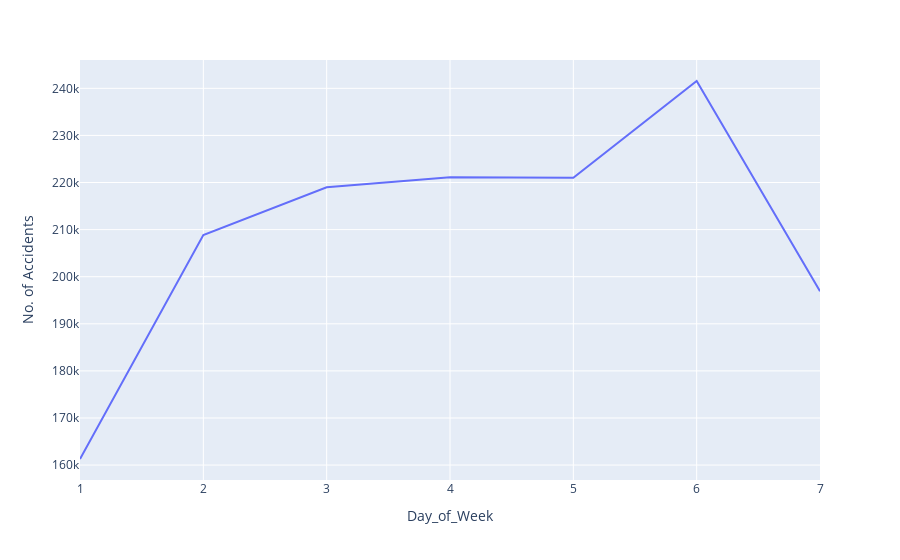

The notebook cell saved with this chart:
### Code cell
dt3 = df.groupby('Day_of_Week')['Accident_Index'].count()\
.reset_index()\
.rename(columns={'Accident_Index':'No. of Accidents'})

fig = px.line(dt3, x='Day_of_Week', y='No. of Accidents',
              labels={'index': 'Day_of_Week', 'value': 'No. of Accidents'})
fig.show()

### Figure 1 — Plotly figure (JSON) as saved in the notebook; plotly's stock layout.template omitted (floating-point values rounded to 4 significant figures)
{"data": [{"hovertemplate": "Day_of_Week=%{x}<br>No. of Accidents=%{y}<extra></extra>", "legendgroup": "", "line": {"color": "#636efa", "dash": "solid"}, "marker": {"symbol": "circle"}, "mode": "lines", "name": "", "orientation": "v", "showlegend": false, "type": "scatter", "x": [1, 2, 3, 4, 5, 6, 7], "xaxis": "x", "y": [161287, 208824, 218996, 221137, 221021, 241557, 196913], "yaxis": "y"}], "layout": {"legend": {"tracegroupgap": 0}, "margin": {"t": 60}, "xaxis": {"anchor": "y", "domain": [0, 1], "title": {"text": "Day_of_Week"}}, "yaxis": {"anchor": "x", "domain": [0, 1], "title": {"text": "No. of Accidents"}}}}
